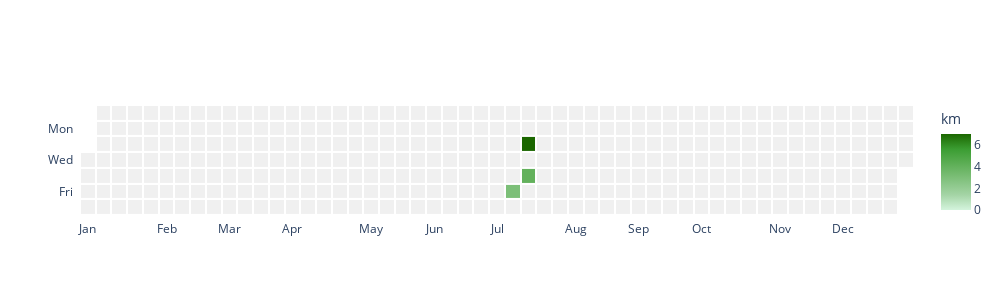

The cell this chart's notebook holds for it:
### Markdown cell above
## Approach with Heatmap

### Code cell
# for the values we want to show
z_matrix = new.pivot(index="github_weekday", columns="calendar_week", values="distance_km")
# for the date that we need for the labels when hovering
date_matrix = new.pivot(index="github_weekday", columns="calendar_week", values="day")
date_matrix_str = date_matrix.astype(str).values 

# Weekday labels
weekday_labels = ["","Mon  ","","Wed  ","","Fri  ",""] # add whitespacd

custom_colorscale = [
    [0.0, "#f0f0f0"],      # zero mapped to light gray
    [0.00001, "#d4f4dd"],    # just above zero, very light green
    [0.2, "#a4d4a5"],
    [0.5, "#70b86a"],
    [0.8, "#3b9d32"],
    [1.0, "#1b6700"]
]

fig = go.Figure(go.Heatmap(
    z=z_matrix.values,                   # 2D data matrix
    x=z_matrix.columns,                  # weeks on x-axis
    y=z_matrix.index,                    # fixed weekday labels
    colorscale=custom_colorscale,
    xgap=2, ygap=2,                      # add spacing between cells
    colorbar=dict(title="km"),
    hoverongaps=False,
    text=date_matrix_str,    
    hovertemplate=(" %{z:.3f} km on %{text}<br>" +          # use the date string here
                   "<extra></extra>"  # hides trace name box
)))

# Make cells square
fig.update_yaxes(
    scaleanchor="x",     # enforce square aspect ratio
    autorange='reversed', # reverse to match GitHub style
    tickmode="array",
    tickvals=list(range(7)),
    range=[-0.5, 6.5],                      # always show 7 rows
    ticktext=weekday_labels,
)


# Label only some weeks with months
tickvals = list(labels.calendar_week)
ticktext = list(labels.month)

fig.update_xaxes(
    tickvals=tickvals,
    ticktext=ticktext
)

fig.update_layout(
    plot_bgcolor='white',        # inside plot area
    #paper_bgcolor='lightgray',
    #margin=dict(l=60, r=20, t=40, b=10),
    width = 1000,
    height = 300
)

fig.show()

### Figure 1 — Plotly figure (JSON) as saved in the notebook; plotly's stock layout.template omitted (floating-point values rounded to 4 significant figures; data arrays with more than 128 entries replaced by an {"elided": "..."} marker saying what was removed)
{"data": [{"colorbar": {"title": {"text": "km"}}, "colorscale": [[0, "#f0f0f0"], [1e-05, "#d4f4dd"], [0.2, "#a4d4a5"], [0.5, "#70b86a"], [0.8, "#3b9d32"], [1, "#1b6700"]], "hoverongaps": false, "hovertemplate": " %{z:.3f} km on %{text}<br><extra></extra>", "text": {"elided": "7x53 str values"}, "type": "heatmap", "x": [0, 1, 2, 3, 4, 5, 6, 7, 8, 9, 10, 11, 12, 13, 14, 15, 16, 17, 18, 19, 20, 21, 22, 23, 24, 25, 26, 27, 28, 29, 30, 31, 32, 33, 34, 35, 36, 37, 38, 39, 40, 41, 42, 43, 44, 45, 46, 47, 48, 49, 50, 51, 52], "xgap": 2, "y": [0, 1, 2, 3, 4, 5, 6], "ygap": 2, "z": {"elided": "7x53 float values"}}], "layout": {"height": 300, "plot_bgcolor": "white", "width": 1000, "xaxis": {"ticktext": ["Jan", "Feb", "Mar", "Apr", "May", "Jun", "Jul", "Aug", "Sep", "Oct", "Nov", "Dec"], "tickvals": [0, 5, 9, 13, 18, 22, 26, 31, 35, 39, 44, 48]}, "yaxis": {"autorange": "reversed", "range": [-0.5, 6.5], "scaleanchor": "x", "tickmode": "array", "ticktext": ["", "Mon  ", "", "Wed  ", "", "Fri  ", ""], "tickvals": [0, 1, 2, 3, 4, 5, 6]}}}
